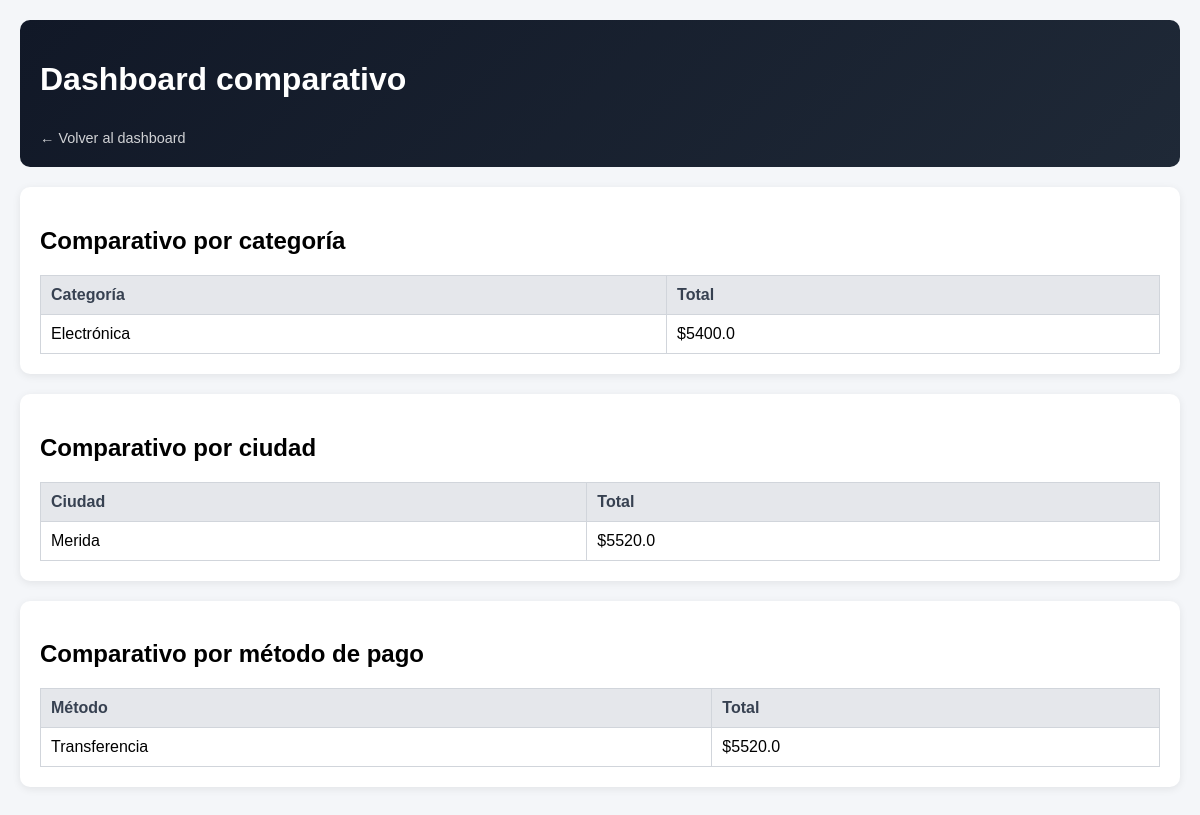
Page /comparativo/ on the earlier database version.
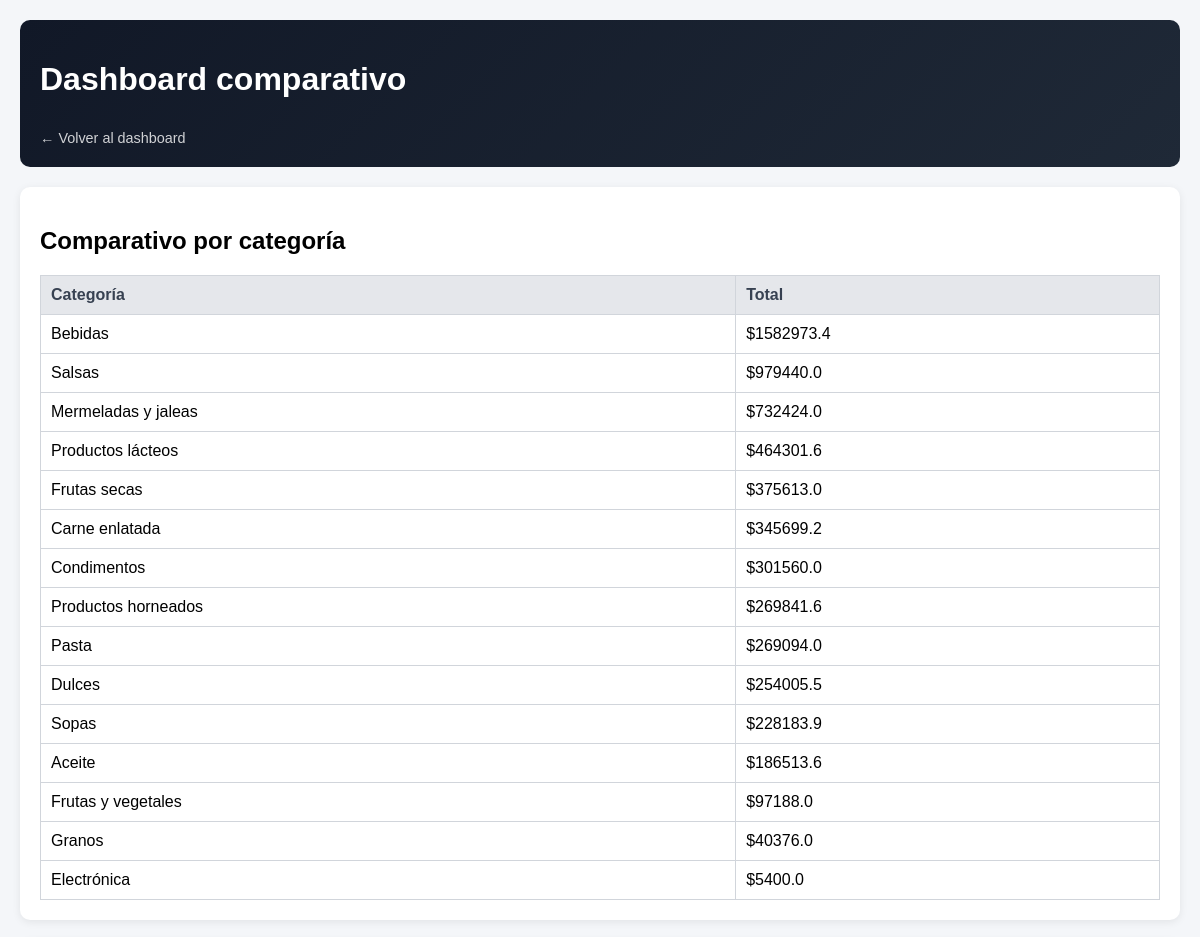
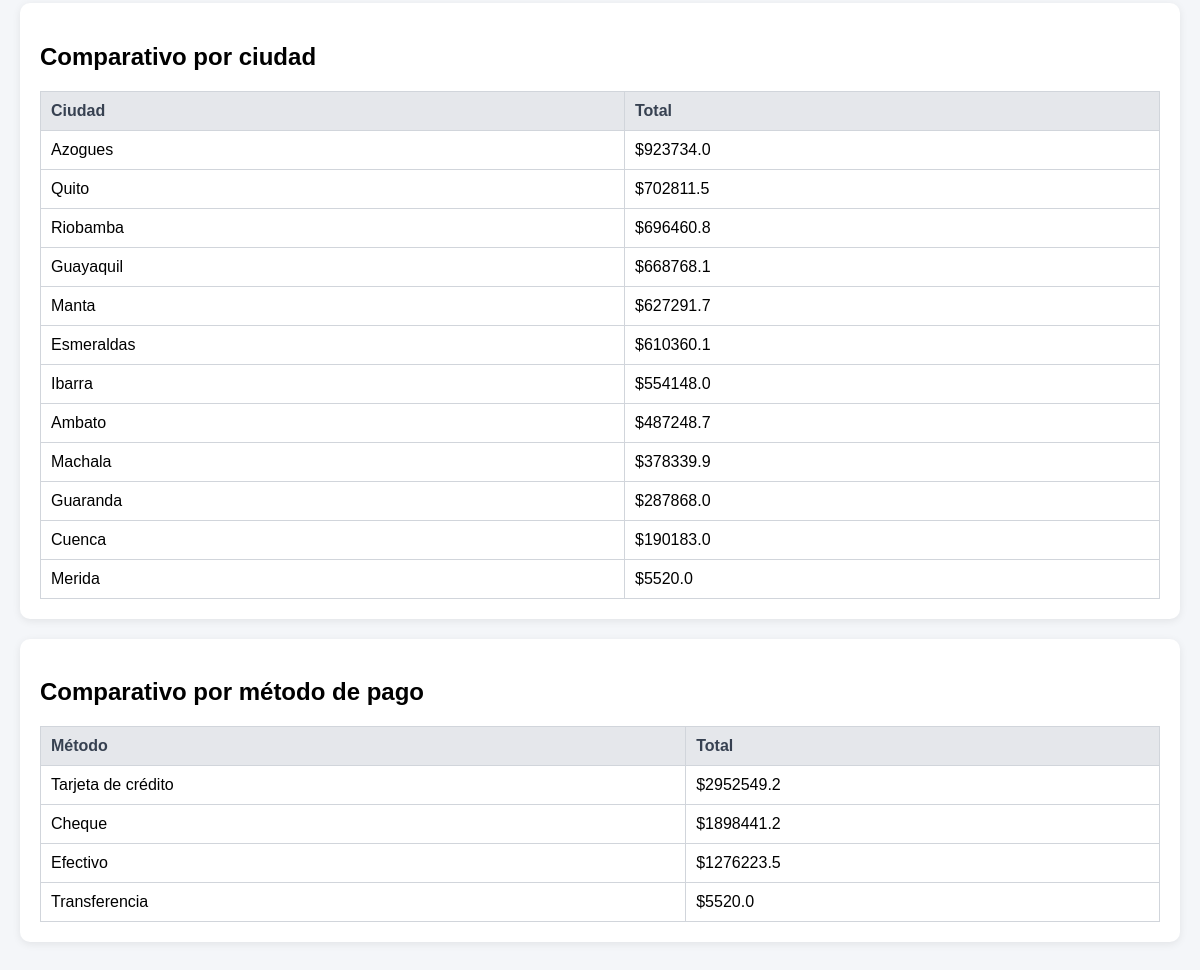
Same page on the later database version (2 pictures, top to bottom).
### catalogos/models.py (models this page shows, shortened)
class Categoria(models.Model):
    nombre = models.CharField(max_length=100, unique=True)
    descripcion = models.TextField(blank=True, null=True)
    activo = models.BooleanField(default=True)
    class Meta:
        verbose_name = "Categoría"
        verbose_name_plural = "Categorías"
        ordering = ['nombre']

class Sucursal(models.Model):
    nombre = models.CharField(max_length=100)
    ciudad = models.CharField(max_length=100)
    estado = models.CharField(max_length=100)
    pais = models.CharField(max_length=100, default="México")
    direccion = models.TextField(blank=True, null=True)
    activo = models.BooleanField(default=True)
    class Meta:
        verbose_name = "Sucursal"
        verbose_name_plural = "Sucursales"
        ordering = ['nombre']

class MetodoPago(models.Model):
    nombre = models.CharField(max_length=50, unique=True)
    descripcion = models.TextField(blank=True, null=True)
    activo = models.BooleanField(default=True)
    class Meta:
        verbose_name = "Método de pago"
        verbose_name_plural = "Métodos de pago"
        ordering = ['nombre']

### dashboard/views.py (the view)
# urls.py: path('comparativo/', dashboard_comparativo, name='dashboard_comparativo'),
def dashboard_comparativo(request):
    comparativo_categorias = (
        DetalleVenta.objects.values('producto__categoria__nombre')
        .annotate(total=Sum('subtotal'))
        .order_by('-total')
    )
    comparativo_ciudades = (
        Venta.objects.values('sucursal__ciudad')
        .annotate(total=Sum('total'))
        .order_by('-total')
    )
    comparativo_metodos = (
        Venta.objects.values('metodo_pago__nombre')
        .annotate(total=Sum('total'))
        .order_by('-total')
    )
    return render(request, 'dashboard/comparativo.html', {
        'comparativo_categorias': comparativo_categorias,
        'comparativo_ciudades': comparativo_ciudades,
        'comparativo_metodos': comparativo_metodos,
    })

### templates/dashboard/comparativo.html (shortened to what this page needs)
<!DOCTYPE html>
<html lang="es">
<head>
</head>
<body>
    <div class="header">
        <h1>Dashboard comparativo</h1>
        <a href="{% url 'inicio' %}" class="boton-volver">← Volver al dashboard</a>
    </div>
    <div class="card">
        <h2>Comparativo por categoría</h2>
        <table>
            <tr>
                <th>Categoría</th>
                <th>Total</th>
            </tr>
            {% for item in comparativo_categorias %}
            <tr>
                <td>{{ item.producto__categoria__nombre }}</td>
                <td>${{ item.total|floatformat:1 }}</td>
            </tr>
            {% endfor %}
        </table>
    </div>
    <div class="card">
        <h2>Comparativo por ciudad</h2>
        <table>
            <tr>
                <th>Ciudad</th>
                <th>Total</th>
            </tr>
            {% for item in comparativo_ciudades %}
            <tr>
                <td>{{ item.sucursal__ciudad }}</td>
                <td>${{ item.total|floatformat:1 }}</td>
            </tr>
            {% endfor %}
        </table>
    </div>
    <div class="card">
        <h2>Comparativo por método de pago</h2>
        <table>
            <tr>
                <th>Método</th>
                <th>Total</th>
            </tr>
            {% for item in comparativo_metodos %}
            <tr>
                <td>{{ item.metodo_pago__nombre }}</td>
                <td>${{ item.total|floatformat:1 }}</td>
            </tr>
            {% endfor %}
        </table>
    </div>
</body>
</html>

### templates/dashboard/comparativo.html (style rules this page uses)
body { font-family: Arial, sans-serif; background: #f4f6f9; margin: 0; padding: 20px; }
.header { background: linear-gradient(135deg, #111827, #1f2937); color: white; padding: 20px; border-radius: 10px; margin-bottom: 20px; }
.card { background: white; padding: 20px; border-radius: 10px; margin-bottom: 20px; box-shadow: 0 2px 8px rgba(0,0,0,0.08); }
table { width: 100%; border-collapse: collapse; }
th, td { border: 1px solid #d1d5db; padding: 10px; text-align: left; }
th { background: #e5e7eb; color: #374151; }
.boton-volver { text-decoration: none; color: white; display: inline-block; margin-top: 10px; font-size: 0.9em; opacity: 0.8; }

Differences in the rows shown:
added Categoria: producto__categoria__nombre "Bebidas", total "1582973.4"
added Categoria: producto__categoria__nombre "Salsas", total "979440.0"
added Categoria: producto__categoria__nombre "Mermeladas y jaleas", total "732424.0"
added Categoria: producto__categoria__nombre "Productos lácteos", total "464301.6"
added Categoria: producto__categoria__nombre "Frutas secas", total "375613.0"
added Categoria: producto__categoria__nombre "Carne enlatada", total "345699.2"
added Categoria: producto__categoria__nombre "Condimentos", total "301560.0"
added Categoria: producto__categoria__nombre "Productos horneados", total "269841.6"
added Categoria: producto__categoria__nombre "Pasta", total "269094.0"
added Categoria: producto__categoria__nombre "Dulces", total "254005.5"
added Categoria: producto__categoria__nombre "Sopas", total "228183.9"
added Categoria: producto__categoria__nombre "Aceite", total "186513.6"
added Categoria: producto__categoria__nombre "Frutas y vegetales", total "97188.0"
added Categoria: producto__categoria__nombre "Granos", total "40376.0"
added Sucursal: sucursal__ciudad "Azogues", total "923734.0"
added Sucursal: sucursal__ciudad "Quito", total "702811.5"
added Sucursal: sucursal__ciudad "Riobamba", total "696460.8"
added Sucursal: sucursal__ciudad "Guayaquil", total "668768.1"
added Sucursal: sucursal__ciudad "Manta", total "627291.7"
added Sucursal: sucursal__ciudad "Esmeraldas", total "610360.1"
added Sucursal: sucursal__ciudad "Ibarra", total "554148.0"
added Sucursal: sucursal__ciudad "Ambato", total "487248.7"
added Sucursal: sucursal__ciudad "Machala", total "378339.9"
added Sucursal: sucursal__ciudad "Guaranda", total "287868.0"
added Sucursal: sucursal__ciudad "Cuenca", total "190183.0"
added MetodoPago: metodo_pago__nombre "Tarjeta de crédito", total "2952549.2"
added MetodoPago: metodo_pago__nombre "Cheque", total "1898441.2"
now on this page (row unchanged): MetodoPago: metodo_pago__nombre "Efectivo", total "1276223.5"
